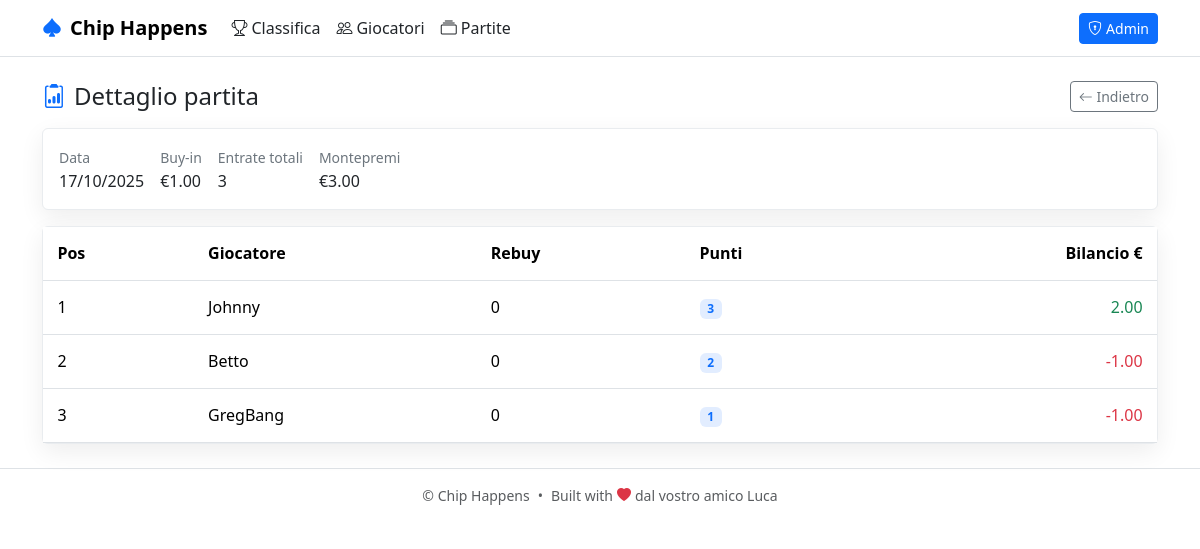
The page /games/2 on the database its author committed.
### models.py (models this page shows)
class Game(db.Model):
    __tablename__ = 'games'
    id = db.Column(db.Integer, primary_key=True)
    date = db.Column(db.Date, nullable=False)
    buy_in = db.Column(db.Float, nullable=False)
    total_entries = db.Column(db.Integer, nullable=False, default=0)
    prize_pool = db.Column(db.Float, nullable=False, default=0.0)

class Result(db.Model):
    __tablename__ = 'results'
    id = db.Column(db.Integer, primary_key=True)
    game_id = db.Column(db.Integer, db.ForeignKey('games.id', ondelete='CASCADE'), nullable=False)
    player_id = db.Column(db.Integer, db.ForeignKey('players.id', ondelete='RESTRICT'), nullable=False)
    finish = db.Column(db.Integer, nullable=False)  # 1-based rank
    rebuys = db.Column(db.Integer, nullable=False, default=0)
    points = db.Column(db.Integer, nullable=False, default=0)
    cash_delta = db.Column(db.Float, nullable=False, default=0.0)
    __table_args__ = (
        UniqueConstraint('game_id', 'player_id', name='uq_result_game_player'),
    )
    game = db.relationship('Game', backref=db.backref('results', cascade='all, delete-orphan'))
    player = db.relationship('Player', backref=db.backref('results', cascade='all, delete'))

class Player(db.Model):
    __tablename__ = 'players'
    id = db.Column(db.Integer, primary_key=True)
    name = db.Column(db.String(80), unique=True, nullable=False)

### app.py (the view)
    @app.route("/games/<int:game_id>")
    def game_detail(game_id):
        g = Game.query.get_or_404(game_id)
        results = (Result.query.filter_by(game_id=g.id)
                   .join(Player, Result.player_id==Player.id)
                   .order_by(Result.finish.asc()).all())
        return render_template("game_detail.html", game=g, results=results)

### templates/game_detail.html (shortened to what this page needs)
{% extends 'base.html' %}
{% block content %}
<div class="d-flex justify-content-between align-items-center mb-3 flex-wrap gap-2">
  <h2 class="h4 mb-0"><i class="bi bi-clipboard2-data me-2 text-primary"></i>Dettaglio partita</h2>
  <a class="btn btn-outline-secondary btn-sm" href="{{ url_for('games') }}"><i class="bi bi-arrow-left"></i> Indietro</a>
</div>
<div class="card card-lift mb-3">
  <div class="card-body d-flex flex-wrap gap-3">
    <div><span class="text-body-tertiary small">Data</span><div class="fw-medium">{{ game.date.strftime('%d/%m/%Y') }}</div></div>
    <div><span class="text-body-tertiary small">Buy-in</span><div class="fw-medium">€{{ '%.2f'|format(game.buy_in) }}</div></div>
    <div><span class="text-body-tertiary small">Entrate totali</span><div class="fw-medium">{{ game.total_entries }}</div></div>
    <div><span class="text-body-tertiary small">Montepremi</span><div class="fw-medium">€{{ '%.2f'|format(game.prize_pool) }}</div></div>
  </div>
</div>
<div class="card card-lift">
  <div class="card-body p-0">
    <div class="table-responsive">
      <table class="table table-hover align-middle mb-0 table-stretch">
        <thead class="table-light-subtle">
          <tr><th>Pos</th><th>Giocatore</th><th>Rebuy</th><th>Punti</th><th class="text-end">Bilancio €</th></tr>
        </thead>
        <tbody>
          {% for r in results %}
          <tr>
            <td class="fw-medium">{{ r.finish }}</td>
            <td>{{ r.player.name }}</td>
            <td>{{ r.rebuys }}</td>
            <td><span class="badge bg-primary-subtle text-primary-emphasis">{{ r.points }}</span></td>
            <td class="text-end {{ 'text-success' if r.cash_delta>=0 else 'text-danger' }}">{{ '%.2f'|format(r.cash_delta) }}</td>
          </tr>
          {% endfor %}
        </tbody>
      </table>
    </div>
  </div>
</div>
{% endblock %}

### templates/base.html (shortened to what this page needs)
<!doctype html>
<html lang="it">
<head>
  <link href="https://cdn.jsdelivr.net/npm/bootstrap@5.3.3/dist/css/bootstrap.min.css" rel="stylesheet">
  <link href="https://cdn.jsdelivr.net/npm/bootstrap-icons@1.11.3/font/bootstrap-icons.css" rel="stylesheet">
  <link href="{{ url_for('static', filename='styles.css') }}" rel="stylesheet">
</head>
<body class="bg-body">
<nav class="navbar navbar-expand-lg border-bottom sticky-top bg-white">
  <div class="container">
    <a class="navbar-brand fw-bold d-flex align-items-center gap-2" href="{{ url_for('index') }}">
      <i class="bi bi-suit-spade-fill text-primary"></i> Chip Happens
    </a>
    <div class="collapse navbar-collapse" id="nav">
      <ul class="navbar-nav me-auto mb-2 mb-lg-0">
        <li class="nav-item"><a class="nav-link" href="{{ url_for('index') }}"><i class="bi bi-trophy me-1"></i>Classifica</a></li>
        <li class="nav-item"><a class="nav-link" href="{{ url_for('players') }}"><i class="bi bi-people me-1"></i>Giocatori</a></li>
        <li class="nav-item"><a class="nav-link" href="{{ url_for('games') }}"><i class="bi bi-collection me-1"></i>Partite</a></li>
      </ul>
      <div class="d-flex align-items-center gap-2">
        {% if current_user.is_authenticated %}
          <a class="btn btn-sm btn-outline-danger" href="{{ url_for('logout') }}"><i class="bi bi-box-arrow-right me-1"></i>Logout</a>
        {% else %}
          <a class="btn btn-sm btn-primary" href="{{ url_for('login') }}"><i class="bi bi-shield-lock me-1"></i>Admin</a>
        {% endif %}
      </div>
    </div>
  </div>
</nav>
<main class="container py-4">
  {% block content %}{% endblock %}
</main>
<footer class="border-top py-3 text-center text-muted small bg-white">
  <div class="container d-flex justify-content-center gap-2">
    <span>© {{  now().year if false else '' }} Chip Happens</span>
    <span class="d-none d-sm-inline">•</span>
    <span class="d-inline-flex align-items-center gap-1">
      Built with <i class="bi bi-heart-fill text-danger"></i> dal vostro amico Luca
    </span>
  </div>
</footer>
</body>
</html>

### static/styles.css (style rules this page uses)
:root { --bg: #f8f9fa; --card: #ffffff; --border: #e9ecef; --text: #212529; --muted: #6c757d; --primary: #0d6efd; --shadow: 0 8px 24px rgba(0,0,0,.07); }
html, body { height: 100%; }
body { background: var(--bg); color: var(--text); }
.navbar, .bg-body, .bg-white, .bg-body-tertiary { background: #fff !important; }
.navbar .nav-link { color: var(--text); }
.card { background: var(--card); border-color: var(--border); }
.card-lift { border: 1px solid var(--border); box-shadow: var(--shadow); transition: transform .12s ease, box-shadow .12s ease; }
.table-stretch th, .table-stretch td { padding: .9rem .9rem; }
.text-body-tertiary { color: var(--muted) !important; }
.bg-primary-subtle { background: rgba(13,110,253,.12) !important; }
.text-primary-emphasis { color: var(--primary) !important; }

### rows shown on the page
Game: date "17/10/2025", buy_in "1.00", total_entries "3", prize_pool "3.00"
Result: finish "1", player.name "Johnny", rebuys "0", points "3", cash_delta "2.00"
Result: finish "2", player.name "Betto", rebuys "0", points "2", cash_delta "-1.00"
Result: finish "3", player.name "GregBang", rebuys "0", points "1", cash_delta "-1.00"
